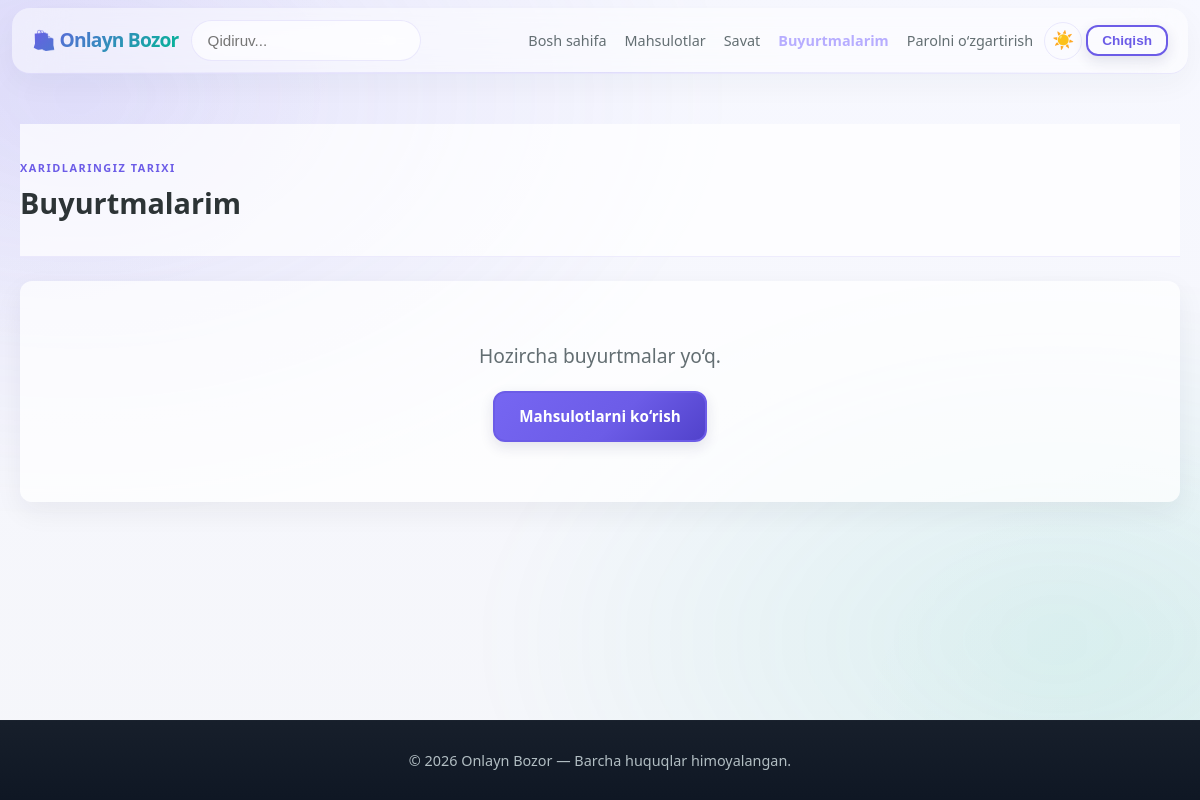
Page /orders/ (signed in) on the earlier database version.
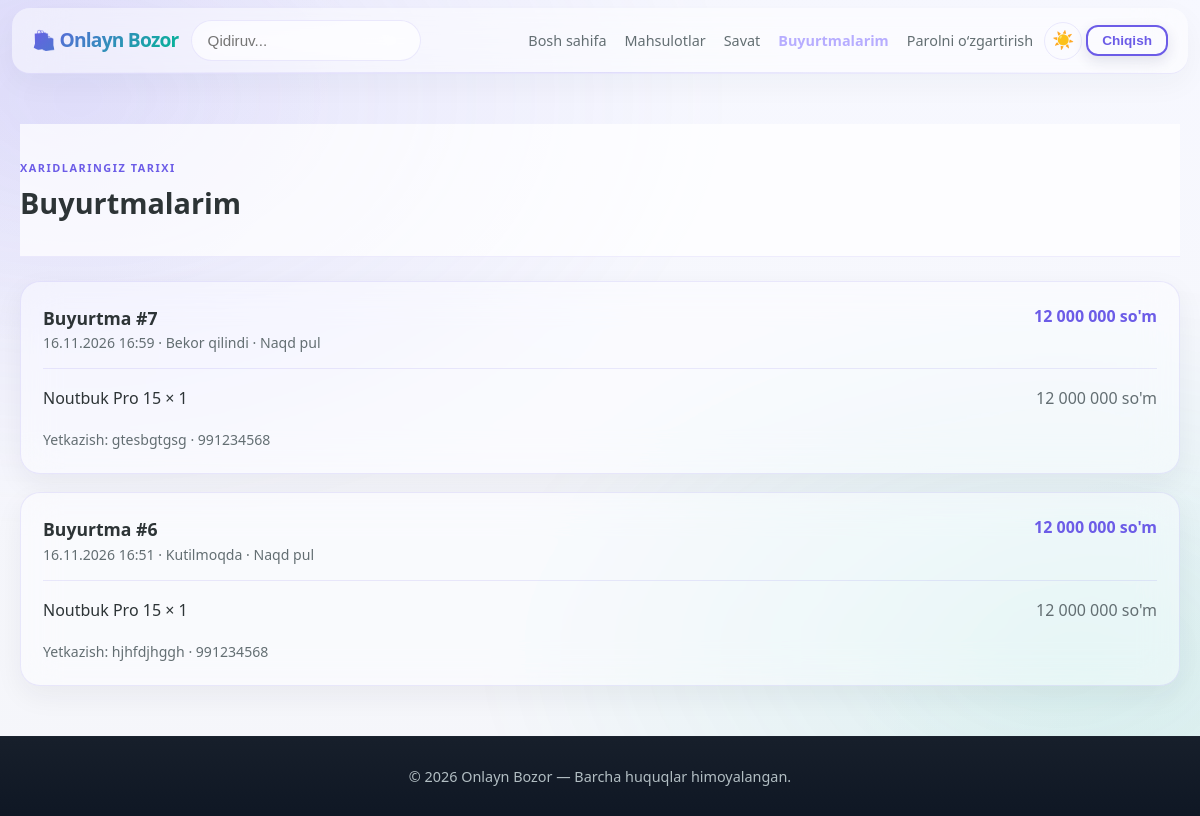
Same page on the later database version.
### shop/models.py (models this page shows, shortened)
class Order(models.Model):
    class PaymentMethod(models.TextChoices):
        CASH = 'cash', 'Naqd pul'
        CARD = 'card', 'Plastik karta'
    class Status(models.TextChoices):
        PENDING = 'pending', 'Kutilmoqda'
        CONFIRMED = 'confirmed', 'Tasdiqlangan'
        SHIPPED = 'shipped', 'Yetkazilmoqda'
        DELIVERED = 'delivered', 'Yetkazildi'
        CANCELED = 'canceled', 'Bekor qilindi'
    user = models.ForeignKey(
        settings.AUTH_USER_MODEL,
        related_name='shop_orders',
        on_delete=models.PROTECT,
    )
    phone = models.CharField(max_length=32)
    address = models.TextField()
    payment_method = models.CharField(
        max_length=8,
        choices=PaymentMethod.choices,
        default=PaymentMethod.CASH,
    )
    status = models.CharField(
        max_length=16,
        choices=Status.choices,
        default=Status.PENDING,
    )
    total = models.DecimalField(max_digits=12, decimal_places=2)
    created_at = models.DateTimeField(auto_now_add=True)
    class Meta:
        ordering = ('-created_at',)
    @property
    def can_be_canceled(self):
        return (
            self.status == self.Status.PENDING
            and timezone.now() < self.created_at + ORDER_CANCELLATION_WINDOW
        )

class OrderItem(models.Model):
    order = models.ForeignKey(
        Order,
        related_name='items',
        on_delete=models.CASCADE,
    )
    product = models.ForeignKey(
        Product,
        related_name='order_items',
        null=True,
        blank=True,
        on_delete=models.SET_NULL,
    )
    product_name = models.CharField(max_length=200)
    price = models.DecimalField(max_digits=10, decimal_places=2)
    quantity = models.PositiveIntegerField()

### shop/views.py (the view)
# urls.py: path('orders/', views.order_history, name='order_history'),
@login_required(login_url='shop_auth:login')
def order_history(request):
    orders = Order.objects.filter(user=request.user).prefetch_related('items')
    return render(request, 'shop/order_history.html', {'orders': orders})

### myshop/context_processors.py (called while the page is built)
def cart(request):
    current_cart = Cart(request)
    return {
        'cart': current_cart,
        'cart_product_ids': list(current_cart.cart.keys()),
        'cart_product_quantities': {
            product_id: item['quantity']
            for product_id, item in current_cart.cart.items()
        },
    }

def auth_urls(request):
    return {
        'login_url': '/auth/login/',
        'logout_url': '/auth/logout/',
        'register_url': '/auth/register/',
    }

### shop/cart.py (called while the page is built)
    def __len__(self):
        return sum(item['quantity'] for item in self.cart.values())

### shop/templatetags/shop_extras.py (called while the page is built)
@register.filter
def uzs(value):
    try:
        amount = Decimal(str(value))
    except (InvalidOperation, TypeError, ValueError):
        return value
    formatted = f"{amount:,.0f}".replace(",", " ")
    return f"{formatted} so'm"

### templates/shop/order_history.html (shortened to what this page needs)
{% extends 'base.html' %}
{% load shop_extras %}
{% block content %}
<section class="products-section">
    <div class="container">
        <div class="page-header">
            <span class="home-section-kicker">XARIDLARINGIZ TARIXI</span>
            <h1>Buyurtmalarim</h1>
        </div>
        <div class="order-history-list">
            {% for order in orders %}
            <article class="order-history-card glass-panel">
                <div class="order-history-heading">
                    <div>
                        <h2>Buyurtma #{{ order.id }}</h2>
                        <p>{{ order.created_at|date:"d.m.Y H:i" }} · {{ order.get_status_display }} · {{ order.get_payment_method_display }}</p>
                    </div>
                    <strong>{{ order.total|uzs }}</strong>
                </div>
                <ul>
                    {% for item in order.items.all %}
                    <li>{{ item.product_name }} × {{ item.quantity }} <span>{{ item.price|uzs }}</span></li>
                    {% endfor %}
                </ul>
                <p class="order-delivery">Yetkazish: {{ order.address }} · {{ order.phone }}</p>
            </article>
            {% empty %}
            <div class="empty-cart">
                <p>Hozircha buyurtmalar yo‘q.</p>
                <a class="btn btn-primary" href="{% url 'shop:product_list' %}">Mahsulotlarni ko‘rish</a>
            </div>
            {% endfor %}
        </div>
    </div>
</section>
{% endblock %}

Differences in the rows shown:
added Order: id "7", created_at "16.11.2026 16:59", status "Bekor qilindi", payment_method "Naqd pul", total|uzs "12 000 000 so'm", address "gtesbgtgsg", phone "991234568"
added OrderItem: product_name "Noutbuk Pro 15", quantity "1", price|uzs "12 000 000 so'm", shown under "7"
added Order: id "6", created_at "16.11.2026 16:51", status "Kutilmoqda", payment_method "Naqd pul", total|uzs "12 000 000 so'm", address "hjhfdjhggh", phone "991234568"
added OrderItem: product_name "Noutbuk Pro 15", quantity "1", price|uzs "12 000 000 so'm", shown under "6"
Other differences:
text no longer shown: "Hozircha buyurtmalar yo‘q. Mahsulotlarni ko‘rish"
